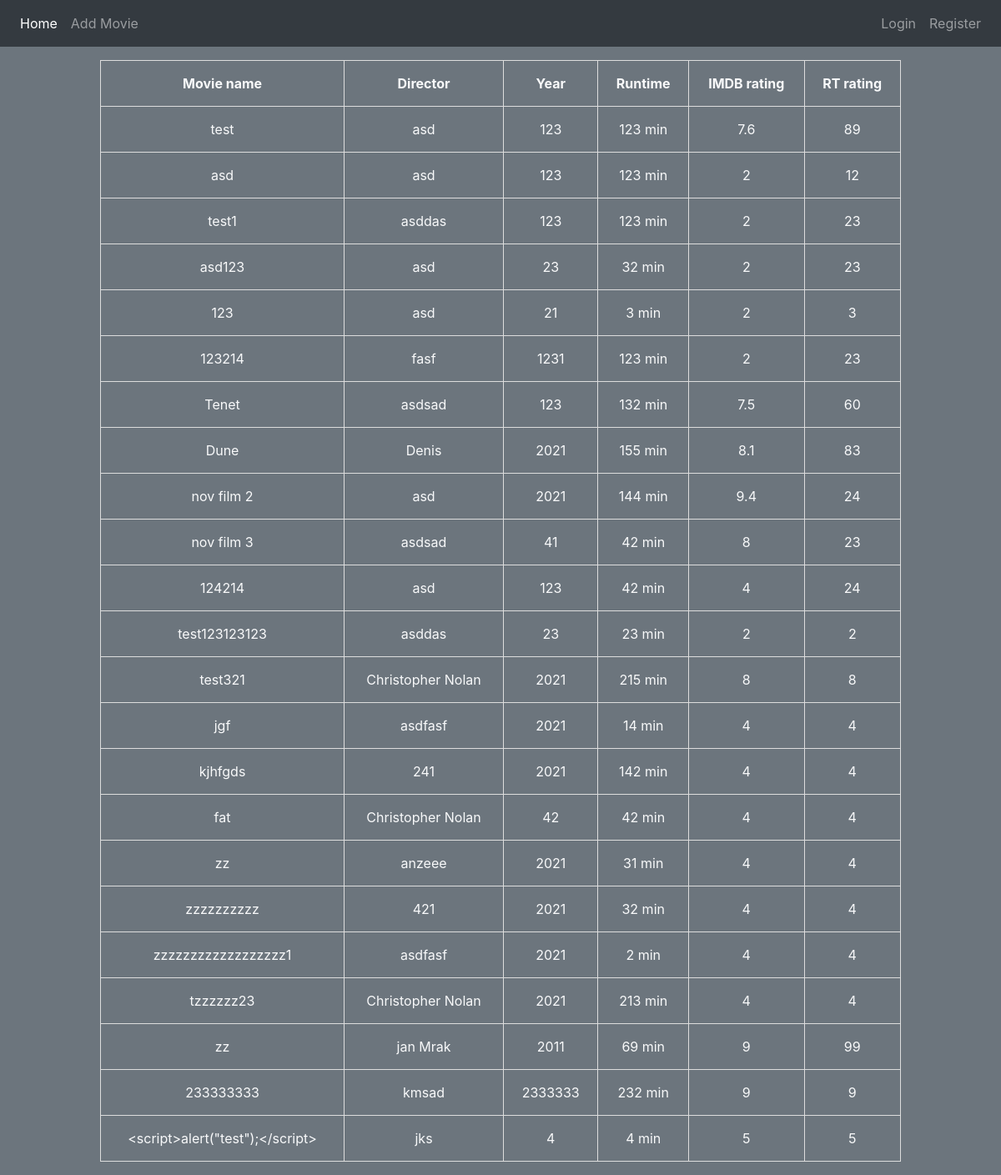
Screenshot of /code/index.php with the database file from the repository.
### tables this page shows
CREATE TABLE `film` (
  `FID` int(11) NOT NULL AUTO_INCREMENT,
  `title` varchar(100) NOT NULL,
  `year` int(11) NOT NULL,
  `runtime` int(11) NOT NULL,
  `director` varchar(30) DEFAULT NULL,
  `imdb` float NOT NULL,
  `rt` int(11) NOT NULL,
  PRIMARY KEY (`FID`)
);

### code/utils/db.php (called while the page is built, shortened)
<?php
class DB{
    function __construct($user="root",$server="localhost", $password="", $database="filmi", $port=3306){
		$this -> conn = mysqli_connect($server, $user, $password, $database, $port);
		return true;
	}
    function query($sql, $param = [], $fetchMode = MYSQLI_ASSOC) {
		$stmt = mysqli_prepare($this->conn, $sql);
		if(mysqli_stmt_execute($stmt) === false) {
			$this->errno = mysqli_stmt_errno($stmt);
			$this->error = mysqli_stmt_error($stmt);
			return false;
		}
		$result = mysqli_stmt_get_result($stmt);
		$ret = array();
		while($row = mysqli_fetch_array($result, $fetchMode)) {
			array_push($ret, $row);
		}
		return $ret;
	}
}

### code/index.php (the view, shortened to what this page needs)
<?php
include("utils/DB.php")
?>
<!DOCTYPE html>
<html>
<head>
    <link rel="stylesheet" type="text/css" href="style.css">
    <link rel="stylesheet" href="https://cdn.jsdelivr.net/npm/bootstrap@4.3.1/dist/css/bootstrap.min.css">
</head>
<nav class="navbar navbar-expand-lg navbar-dark bg-dark">
    <ul class="navbar-nav mr-auto">
        <li class="navbar-item active">
            <a class="nav-link" href="index.php">Home</a>
        </li>
        <li class="navbar-item">
            <a class="nav-link" href="addFilm.php">Add Movie</a>
        </li>
    </ul>
    <div>
    <ul class="navbar-nav mr-auto">
    <?php
    if(isset($_SESSION["username"])){
        echo '
        <li class="navbar-item ">
            <a class="nav-link" href="logout.php">Logout (' . htmlspecialchars($_SESSION["username"]) . ')</a>
        </li>';
    }else{
        echo '
        <li class="navbar-item">
            <a class="nav-link" href="login.php">Login</a>
        </li>
        <li class="navbar-item">
            <a class="nav-link" href="register.php">Register</a>
        </li>';
    }
    ?>
    </ul>
</div>
</nav>
<body class="bg-secondary">
    <?php
    $db = new DB();
    if (isset($_SESSION["username"])) {
        $query = $db -> query('SELECT title,year,runtime,director,imdb,rt,uf.watched FROM film f inner join UserFilm uf on (uf.fid = f.fid) WHERE uf.uid = ? ORDER BY f.title', [htmlspecialchars($_SESSION["uid"])]);
        ?>
        <div class="container-lr my-3">
        <label>
            Search bux
            <input id="search-field" class="form-control" type="search" />
        </label>
        <button id="random-movie" class="btn btn-primary my-2" value="false">Random unwatched movie</button>
        <button id="random-movie-including" class="btn btn-primary my-2" value="true">Random any movie</button>
        <table id="tabelOfMovies" class="text-light">
            <th>Movie name</th>
            <th>Director</th>
            <th>Year</th>
            <th>Runtime</th>
            <th>IMDB rating</th>
            <th>RT rating</th>
            <th>Watched</th>
            <th>Remove</th>
        <?php
        foreach ($query as $key => $val) {
            echo '<tr>';
                echo '<td>' . $val["title"] . '</td>';
                echo '<td>' . $val["director"] . '</td>';
                echo '<td>' . $val["year"] . '</td>';
                echo '<td>' . $val["runtime"] . ' min</td>';
                echo '<td>' . $val["imdb"] . '</td>';
                echo '<td>' . $val["rt"] . '%</td>';
                echo '<td>';
                echo ($val["watched"])? '<a class="watched" href="index.php?filmName=' . $val["title"]  .'&watched=0"> &#10003 </a>':  '<a class="notWatched" href="index.php?filmName=' . $val["title"]  .'&watched=1"> &#x2717 </a>';
                echo '</td>';
                echo '<td> <a class="removeMovie" href="index.php?remove=' . $val["title"]  .'"> &#x2717 </a></td>';
            echo '</tr>';
        }
        echo '</table>';
    } else {
        $query = $db -> query('SELECT title,year,runtime,director,imdb,rt FROM film');
        ?>
        <div class="container-lr my-3">
        <table class="text-light">
            <th>Movie name</th>
            <th>Director</th>
            <th>Year</th>
            <th>Runtime</th>
            <th>IMDB rating</th>
            <th>RT rating</th>
        <?php
            foreach ($query as $key => $val) {
                echo '<tr>';
                echo '<td>' . $val["title"] . '</td>';
                echo '<td>' . $val["director"] . '</td>';
                echo '<td>' . $val["year"] . '</td>';
                echo '<td>' . $val["runtime"] . ' min</td>';
                echo '<td>' . $val["imdb"] . '</td>';
                echo '<td>' . $val["rt"] . '</td>';
                echo '</tr>';
            }
        echo '</table>';
    }
    ?>
</body>
</html>

### code/style.css (style rules this page uses)
table { border-collapse: collapse; padding-left: 20%; width: 100%; }
table, td, th { border: 1px solid #ddd; padding: 15px; text-align: center; }
.container-lr { margin: auto; width: 80%; }

### rows the page displays
film: title "test", director "asd", year "123", runtime "123", imdb "7.6", rt "89"
film: title "asd", director "asd", year "123", runtime "123", imdb "2", rt "12"
film: title "test1", director "asddas", year "123", runtime "123", imdb "2", rt "23"
film: title "asd123", director "asd", year "23", runtime "32", imdb "2", rt "23"
film: title "123", director "asd", year "21", runtime "3", imdb "2", rt "3"
film: title "123214", director "fasf", year "1231", runtime "123", imdb "2", rt "23"
film: title "Tenet", director "asdsad", year "123", runtime "132", imdb "7.5", rt "60"
film: title "Dune", director "Denis", year "2021", runtime "155", imdb "8.1", rt "83"
film: title "nov film 2", director "asd", year "2021", runtime "144", imdb "9.4", rt "24"
film: title "nov film 3", director "asdsad", year "41", runtime "42", imdb "8", rt "23"
film: title "124214", director "asd", year "123", runtime "42", imdb "4", rt "24"
film: title "test123123123", director "asddas", year "23", runtime "23", imdb "2", rt "2"
film: title "test321", director "Christopher Nolan", year "2021", runtime "215", imdb "8", rt "8"
film: title "jgf", director "asdfasf", year "2021", runtime "14", imdb "4", rt "4"
film: title "kjhfgds", director "241", year "2021", runtime "142", imdb "4", rt "4"
film: title "fat", director "Christopher Nolan", year "42", runtime "42", imdb "4", rt "4"
film: title "zz", director "anzeee", year "2021", runtime "31", imdb "4", rt "4"
film: title "zzzzzzzzzz", director "421", year "2021", runtime "32", imdb "4", rt "4"
film: title "zzzzzzzzzzzzzzzzzz1", director "asdfasf", year "2021", runtime "2", imdb "4", rt "4"
film: title "tzzzzzz23", director "Christopher Nolan", year "2021", runtime "213", imdb "4", rt "4"
film: title "zz", director "jan Mrak", year "2011", runtime "69", imdb "9", rt "99"
film: title "233333333", director "kmsad", year "2333333", runtime "232", imdb "9", rt "9"
film: title "<script>alert(\"test\");</script>", director "jks", year "4", runtime "4", imdb "5", rt "5"
